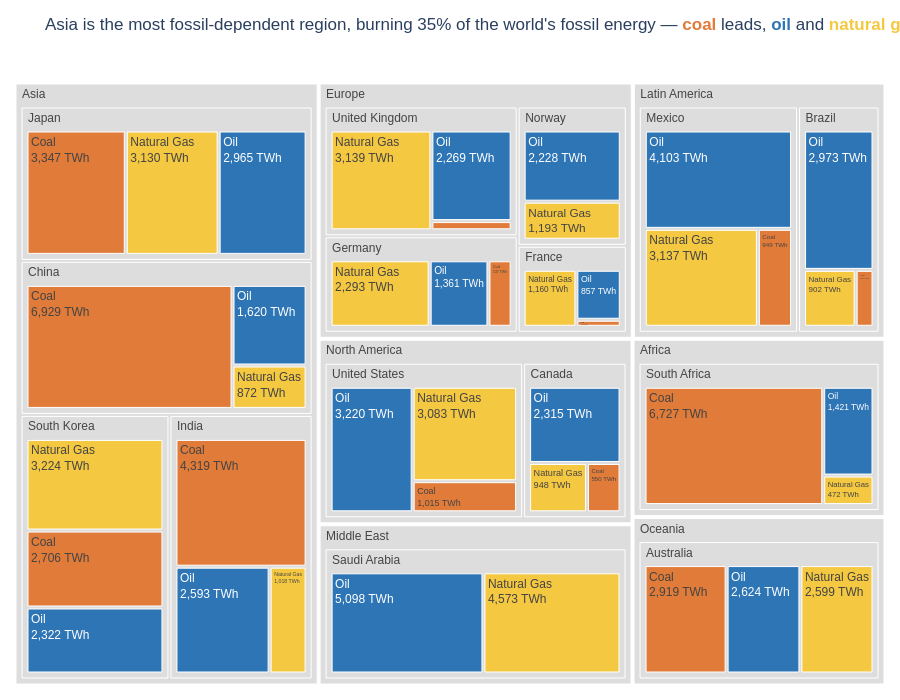

Notebook code for this chart:
### Markdown cell above
## Task 1 — Treemap: fossil fuel dependency by country

**What to build:** A treemap showing **fossil fuel TWh only**, broken down by Region → Country → Source (Coal / Oil / Natural Gas).

**Requirements:**
- Filter to fossil sources only before plotting
- Use `path=['Region', 'Country', 'Source']` for the hierarchy
- Colour encodes the fossil source type (Coal / Oil / Natural Gas) with a CVD-safe palette
- Show TWh values in labels — no percentages
- Grey out parent nodes (Region and Country level)
- Insight title naming which region or country is most fossil-dependent

> 💡 `df.loc[df['Source_Type'] == 'Fossil']`

### Code cell
# Task 1

df_fossil = df.loc[df['Source_Type'] == 'Fossil'].copy()

# Story: which region burns the most fossil energy?
region_twh = df_fossil.groupby('Region')['TWh'].sum().sort_values(ascending=False)
top_region = region_twh.index[0]
region_share = region_twh.iloc[0] / region_twh.sum()

# CVD-safe course palette: orange / blue / yellow (different hue AND lightness)
fossil_colors = {'Coal': '#E07B39', 'Oil': '#2E75B6', 'Natural Gas': '#F5C842'}

fig = px.treemap(
    df_fossil,
    path=['Region', 'Country', 'Source'],   # order = hierarchy; parents are summed automatically
    values='TWh',                           # additive -> area is meaningful at every level
    color='Source',
    color_discrete_map=fossil_colors,
    labels={'TWh': 'Energy (TWh)'},
    height=700,
    template='plotly_white')

fig.update_traces(
    texttemplate='%{label}<br>%{value:,.0f} TWh',   # label first, then value - TWh only, no %
    hovertemplate='<b>%{label}</b><br>%{value:,.0f} TWh<extra></extra>',
    root_color='white')

# Grey out parent nodes (Region, Country) - only the source leaves keep colour
fig.data[0].marker.colors = [
    c if c in fossil_colors.values() else '#DDDDDD'
    for c in fig.data[0].marker.colors]

fig.update_layout(
    # Source names coloured like the chart - the title works as the legend
    title=(f"{top_region} is the most fossil-dependent region, burning {region_share:.0%} of the world's fossil energy — "
           "<span style='color:#E07B39'><b>coal</b></span> leads, "
           "<span style='color:#2E75B6'><b>oil</b></span> and "
           "<span style='color:#F5C842'><b>natural gas</b></span> trail"),
    font=dict(family='Arial', size=12),
    margin=dict(t=60, l=10, r=10, b=10))
fig.show()

### Figure 1 — Plotly figure (JSON) as saved in the notebook; plotly's stock layout.template omitted (floating-point values rounded to 4 significant figures)
{"data": [{"branchvalues": "total", "customdata": [["Coal"], ["Oil"], ["Oil"], ["Oil"], ["Natural Gas"], ["Natural Gas"], ["Natural Gas"], ["Natural Gas"], ["Coal"], ["Natural Gas"], ["Coal"], ["Coal"], ["Coal"], ["Natural Gas"], ["Oil"], ["Coal"], ["Oil"], ["Oil"], ["Oil"], ["Oil"], ["Coal"], ["Natural Gas"], ["Oil"], ["Natural Gas"], ["Coal"], ["Coal"], ["Natural Gas"], ["Natural Gas"], ["Oil"], ["Coal"], ["Oil"], ["Natural Gas"], ["Oil"], ["Oil"], ["Natural Gas"], ["Natural Gas"], ["Oil"], ["Oil"], ["Coal"], ["Natural Gas"], ["Natural Gas"], ["Coal"], ["Coal"], ["(?)"], ["(?)"], ["(?)"], ["(?)"], ["(?)"], ["(?)"], ["(?)"], ["(?)"], ["(?)"], ["(?)"], ["(?)"], ["(?)"], ["(?)"], ["(?)"], ["(?)"], ["(?)"], ["(?)"], ["(?)"], ["(?)"], ["(?)"], ["(?)"], ["(?)"]], "domain": {"x": [0, 1], "y": [0, 1]}, "hovertemplate": "<b>%{label}</b><br>%{value:,.0f} TWh<extra></extra>", "ids": ["Oceania/Australia/Coal", "Asia/South Korea/Oil", "Europe/Norway/Oil", "Asia/India/Oil", "North America/United States/Natural Gas", "Africa/South Africa/Natural Gas", "Europe/Germany/Natural Gas", "North America/Canada/Natural Gas", "North America/United States/Coal", "Latin America/Mexico/Natural Gas", "Asia/China/Coal", "Asia/India/Coal", "Africa/South Africa/Coal", "Europe/United Kingdom/Natural Gas", "Africa/South Africa/Oil", "North America/Canada/Coal", "Latin America/Mexico/Oil", "Europe/Germany/Oil", "Asia/China/Oil", "Latin America/Brazil/Oil", "Europe/Germany/Coal", "Middle East/Saudi Arabia/Natural Gas", "North America/United States/Oil", "Asia/Japan/Natural Gas", "Europe/United Kingdom/Coal", "Latin America/Mexico/Coal", "Europe/France/Natural Gas", "Latin America/Brazil/Natural Gas", "Europe/United Kingdom/Oil", "Latin America/Brazil/Coal", "Middle East/Saudi Arabia/Oil", "Oceania/Australia/Natural Gas", "Asia/Japan/Oil", "Europe/France/Oil", "Europe/Norway/Natural Gas", "Asia/China/Natural Gas", "North America/Canada/Oil", "Oceania/Australia/Oil", "Europe/France/Coal", "Asia/India/Natural Gas", "Asia/South Korea/Natural Gas", "Asia/Japan/Coal", "Asia/South Korea/Coal", "Oceania/Australia", "Latin America/Brazil", "North America/Canada", "Asia/China", "Europe/France", "Europe/Germany", "Asia/India", "Asia/Japan", "Latin America/Mexico", "Europe/Norway", "Middle East/Saudi Arabia", "Africa/South Africa", "Asia/South Korea", "Europe/United Kingdom", "North America/United States", "Africa", "Asia", "Europe", "Latin America", "Middle East", "North America", "Oceania"], "labels": ["Coal", "Oil", "Oil", "Oil", "Natural Gas", "Natural Gas", "Natural Gas", "Natural Gas", "Coal", "Natural Gas", "Coal", "Coal", "Coal", "Natural Gas", "Oil", "Coal", "Oil", "Oil", "Oil", "Oil", "Coal", "Natural Gas", "Oil", "Natural Gas", "Coal", "Coal", "Natural Gas", "Natural Gas", "Oil", "Coal", "Oil", "Natural Gas", "Oil", "Oil", "Natural Gas", "Natural Gas", "Oil", "Oil", "Coal", "Natural Gas", "Natural Gas", "Coal", "Coal", "Australia", "Brazil", "Canada", "China", "France", "Germany", "India", "Japan", "Mexico", "Norway", "Saudi Arabia", "South Africa", "South Korea", "United Kingdom", "United States", "Africa", "Asia", "Europe", "Latin America", "Middle East", "North America", "Oceania"], "marker": {"colors": ["#E07B39", "#2E75B6", "#2E75B6", "#2E75B6", "#F5C842", "#F5C842", "#F5C842", "#F5C842", "#E07B39", "#F5C842", "#E07B39", "#E07B39", "#E07B39", "#F5C842", "#2E75B6", "#E07B39", "#2E75B6", "#2E75B6", "#2E75B6", "#2E75B6", "#E07B39", "#F5C842", "#2E75B6", "#F5C842", "#E07B39", "#E07B39", "#F5C842", "#F5C842", "#2E75B6", "#E07B39", "#2E75B6", "#F5C842", "#2E75B6", "#2E75B6", "#F5C842", "#F5C842", "#2E75B6", "#2E75B6", "#E07B39", "#F5C842", "#F5C842", "#E07B39", "#E07B39", "#DDDDDD", "#DDDDDD", "#DDDDDD", "#DDDDDD", "#DDDDDD", "#DDDDDD", "#DDDDDD", "#DDDDDD", "#DDDDDD", "#DDDDDD", "#DDDDDD", "#DDDDDD", "#DDDDDD", "#DDDDDD", "#DDDDDD", "#DDDDDD", "#DDDDDD", "#DDDDDD", "#DDDDDD", "#DDDDDD", "#DDDDDD", "#DDDDDD"]}, "name": "", "parents": ["Oceania/Australia", "Asia/South Korea", "Europe/Norway", "Asia/India", "North America/United States", "Africa/South Africa", "Europe/Germany", "North America/Canada", "North America/United States", "Latin America/Mexico", "Asia/China", "Asia/India", "Africa/South Africa", "Europe/United Kingdom", "Africa/South Africa", "North America/Canada", "Latin America/Mexico", "Europe/Germany", "Asia/China", "Latin America/Brazil", "Europe/Germany", "Middle East/Saudi Arabia", "North America/United States", "Asia/Japan", "Europe/United Kingdom", "Latin America/Mexico", "Europe/France", "Latin America/Brazil", "Europe/United Kingdom", "Latin America/Brazil", "Middle East/Saudi Arabia", "Oceania/Australia", "Asia/Japan", "Europe/France", "Europe/Norway", "Asia/China", "North America/Canada", "Oceania/Australia", "Europe/France", "Asia/India", "Asia/South Korea", "Asia/Japan", "Asia/South Korea", "Oceania", "Latin America", "North America", "Asia", "Europe", "Europe", "Asia", "Asia", "Latin America", "Europe", "Middle East", "Africa", "Asia", "Europe", "North America", "", "", "", "", "", "", ""], "values": [2919, 2322, 2228, 2593, 3083, 472, 2293, 948, 1015, 3137, 6929.0, 4319, 6727, 3139, 1421, 550, 4103, 1361, 1620, 2973, 537, 4573, 3220, 3130, 230, 949, 1160, 902, 2269, 312, 5098, 2599, 2965, 857, 1193, 872, 2315, 2624, 120, 1018, 3224, 3347, 2706, 8142, 4187, 3813, 9421.0, 2137, 4191, 7930, 9442, 8189, 3421, 9671, 8620, 8252, 5638, 7318, 8620, 35050.0, 15387, 12376, 9671, 11131, 8142], "type": "treemap", "root": {"color": "white"}, "texttemplate": "%{label}<br>%{value:,.0f} TWh"}], "layout": {"legend": {"tracegroupgap": 0}, "margin": {"t": 60, "l": 10, "r": 10, "b": 10}, "height": 700, "font": {"family": "Arial", "size": 12}, "title": {"text": "Asia is the most fossil-dependent region, burning 35% of the world's fossil energy — <span style='color:#E07B39'><b>coal</b></span> leads, <span style='color:#2E75B6'><b>oil</b></span> and <span style='color:#F5C842'><b>natural gas</b></span> trail"}}}
